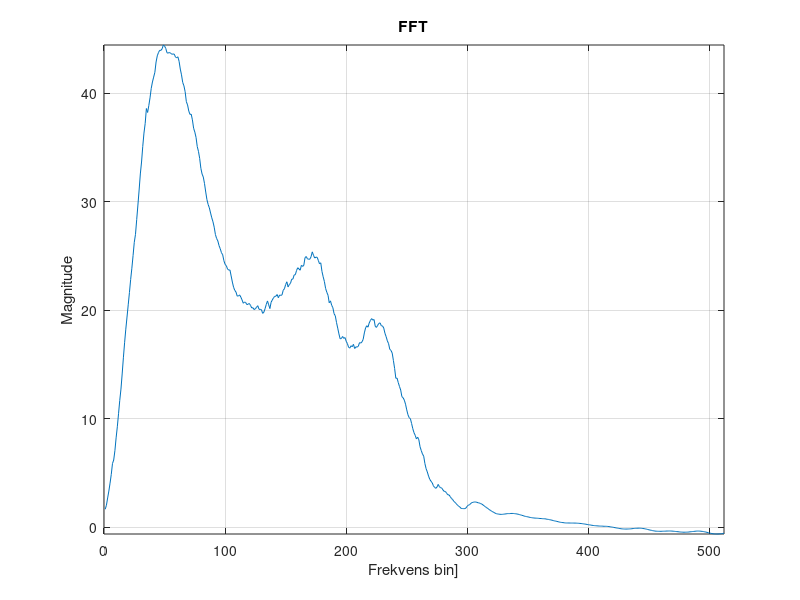
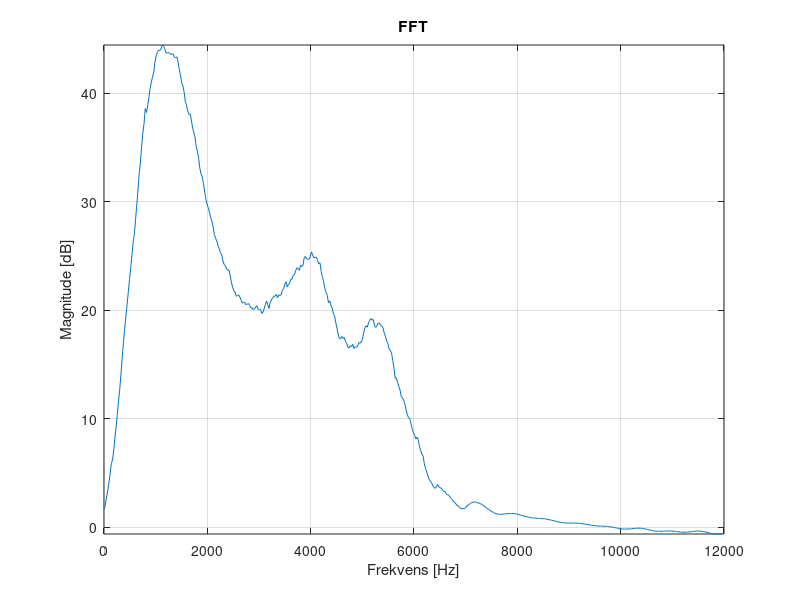

Source code (MATLAB) for these figures, in order:
clc, clear, close all

%**** ANALYZER TEST ***************************************************

%**** Generate test-sinus *********************************************
f_s = 48000;
Ttotal = 10;        % total tid i sek.
A = 1;              % amplitude
f1 = 1000;          % tone frekvens
f2 = 4000;          % tone frekvens
Ntotal = f_s*Ttotal;% totalt antal samples

% BEREGNING
n=0:Ntotal-1;       % tidsvektor
x=A*sin(2*pi*(f1/f_s)*n)+A*sin(2*pi*(f2/f_s)*n);

sound(x, f_s)       % play sinus

%%

%**** Load FFT from BF533 *********************************************
load an_freqSpecSmooth_hoejlydt2.dat;
x = an_freqSpecSmooth_hoejlydt2(:,1);

NFFT = length(x);
f_s = 24000;

%**** Plot Blackfin FFT ***********************************************
f_axis = (f_s/2)*linspace(0,1,NFFT);  % Frequency axis setup

figure(1)
plot(x)
xlabel('Frekvens bin]')
ylabel('Magnitude')
title('FFT')
grid on
axis([0 NFFT -inf inf])

figure(2)
plot(f_axis,x)
xlabel('Frekvens [Hz]')
ylabel('Magnitude [dB]')
title('FFT')
grid on
axis([0 f_s/2 -inf inf])